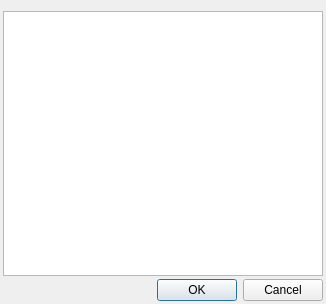
<?xml version="1.0" encoding="UTF-8"?>
<ui version="4.0">
 <class>importDlg</class>
 <widget class="QDialog" name="importDlg">
  <property name="geometry">
   <rect>
    <x>0</x>
    <y>0</y>
    <width>326</width>
    <height>304</height>
   </rect>
  </property>
  <property name="windowTitle">
   <string>Dialog</string>
  </property>
  <layout class="QVBoxLayout" name="verticalLayout">
   <property name="spacing">
    <number>3</number>
   </property>
   <property name="leftMargin">
    <number>3</number>
   </property>
   <property name="rightMargin">
    <number>3</number>
   </property>
   <property name="bottomMargin">
    <number>3</number>
   </property>
   <item>
    <widget class="QListView" name="listView">
     <property name="styleSheet">
      <string notr="true">font: 14pt &quot;宋体&quot;;</string>
     </property>
    </widget>
   </item>
   <item>
    <widget class="QDialogButtonBox" name="buttonBox">
     <property name="orientation">
      <enum>Qt::Horizontal</enum>
     </property>
     <property name="standardButtons">
      <set>QDialogButtonBox::Cancel|QDialogButtonBox::Ok</set>
     </property>
    </widget>
   </item>
  </layout>
 </widget>
 <resources/>
 <connections>
  <connection>
   <sender>buttonBox</sender>
   <signal>accepted()</signal>
   <receiver>importDlg</receiver>
   <slot>accept()</slot>
   <hints>
    <hint type="sourcelabel">
     <x>248</x>
     <y>254</y>
    </hint>
    <hint type="destinationlabel">
     <x>157</x>
     <y>274</y>
    </hint>
   </hints>
  </connection>
  <connection>
   <sender>buttonBox</sender>
   <signal>rejected()</signal>
   <receiver>importDlg</receiver>
   <slot>reject()</slot>
   <hints>
    <hint type="sourcelabel">
     <x>316</x>
     <y>260</y>
    </hint>
    <hint type="destinationlabel">
     <x>286</x>
     <y>274</y>
    </hint>
   </hints>
  </connection>
 </connections>
</ui>
